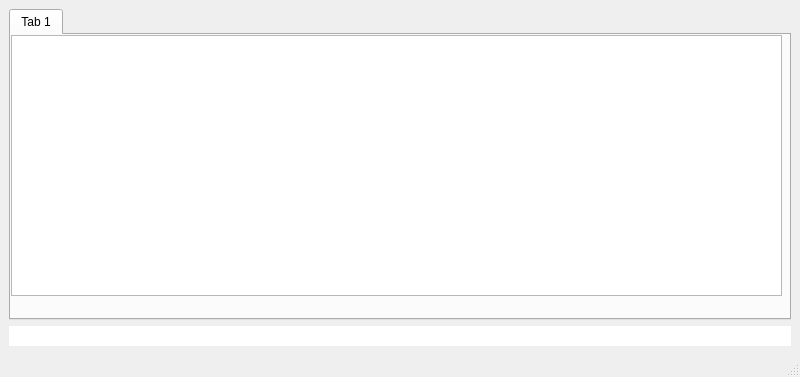
<?xml version="1.0" encoding="UTF-8"?>
<ui version="4.0">
 <class>CLI</class>
 <widget class="QMainWindow" name="CLI">
  <property name="geometry">
   <rect>
    <x>0</x>
    <y>0</y>
    <width>800</width>
    <height>377</height>
   </rect>
  </property>
  <property name="windowTitle">
   <string>MainWindow</string>
  </property>
  <widget class="QWidget" name="centralwidget">
   <layout class="QVBoxLayout" name="verticalLayout">
    <item>
     <widget class="QTabWidget" name="tabWidget">
      <property name="currentIndex">
       <number>0</number>
      </property>
      <widget class="QWidget" name="tab">
       <attribute name="title">
        <string>Tab 1</string>
       </attribute>
       <widget class="QTextEdit" name="textEdit">
        <property name="geometry">
         <rect>
          <x>0</x>
          <y>0</y>
          <width>771</width>
          <height>261</height>
         </rect>
        </property>
        <property name="readOnly">
         <bool>true</bool>
        </property>
       </widget>
      </widget>
     </widget>
    </item>
    <item>
     <widget class="QLineEdit" name="lineEdit">
      <property name="text">
       <string/>
      </property>
      <property name="frame">
       <bool>false</bool>
      </property>
     </widget>
    </item>
   </layout>
  </widget>
  <widget class="QMenuBar" name="menubar">
   <property name="geometry">
    <rect>
     <x>0</x>
     <y>0</y>
     <width>800</width>
     <height>22</height>
    </rect>
   </property>
  </widget>
  <widget class="QStatusBar" name="statusbar"/>
 </widget>
 <resources/>
 <connections/>
</ui>
